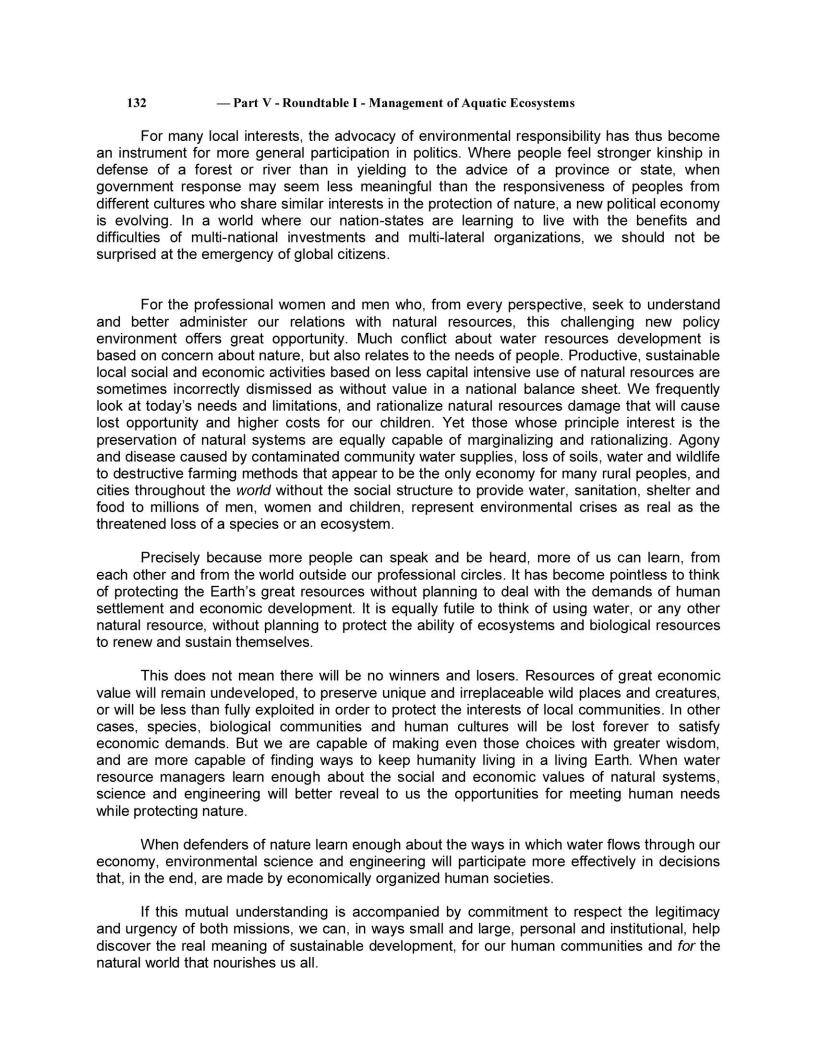
%> input picture Assignment_Statistics_Natural_Images/d5.jpg, 816 x 1056 px
$ octave --eval "plot_patch_variances;"   (GNU Octave 9; MATLAB toolbox functions it lacks are replaced by stand-ins)
%> lines starting %> are read from the running program, lines starting %| are printed output that depends on the picture
function [] = plot_patch_variances()
% This function plots the variances of the patches of the images d5 and d6
% to estimate the values of the spread of the variances

% Read the images and apply some basic edits to make them suitable for the
% purpose. And then store the sizes of the image
img1 =  imread('d5.jpg');
%> img1 is the input picture: size 1056x816x3 uint8; min 0, max 255, mean 230.5
img1 = rgb2gray(img1);
%> img1: size 1056x816 uint8
img2 = imread('d6.png');
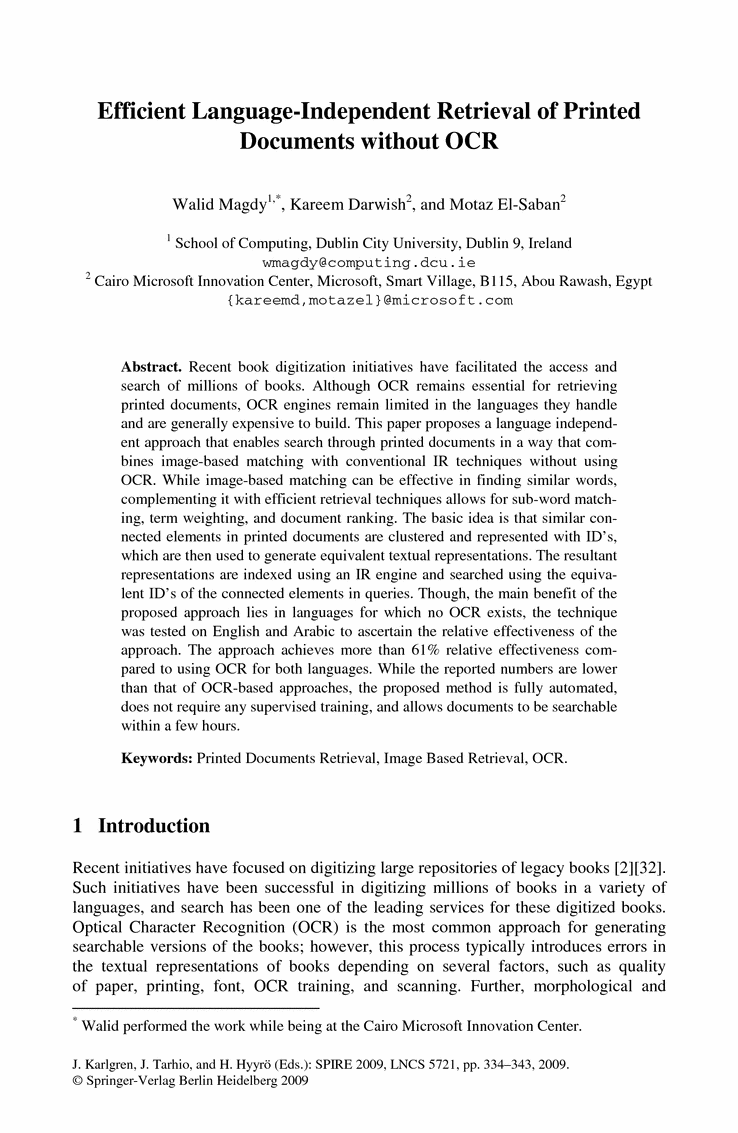
%> input picture Assignment_Statistics_Natural_Images/d6.png, 738 x 1133 px
%> img2 is the input picture: size 1133x738 uint8; min 1, max 254, mean 238.4
img2 = imresize(img2, [1136 736]);
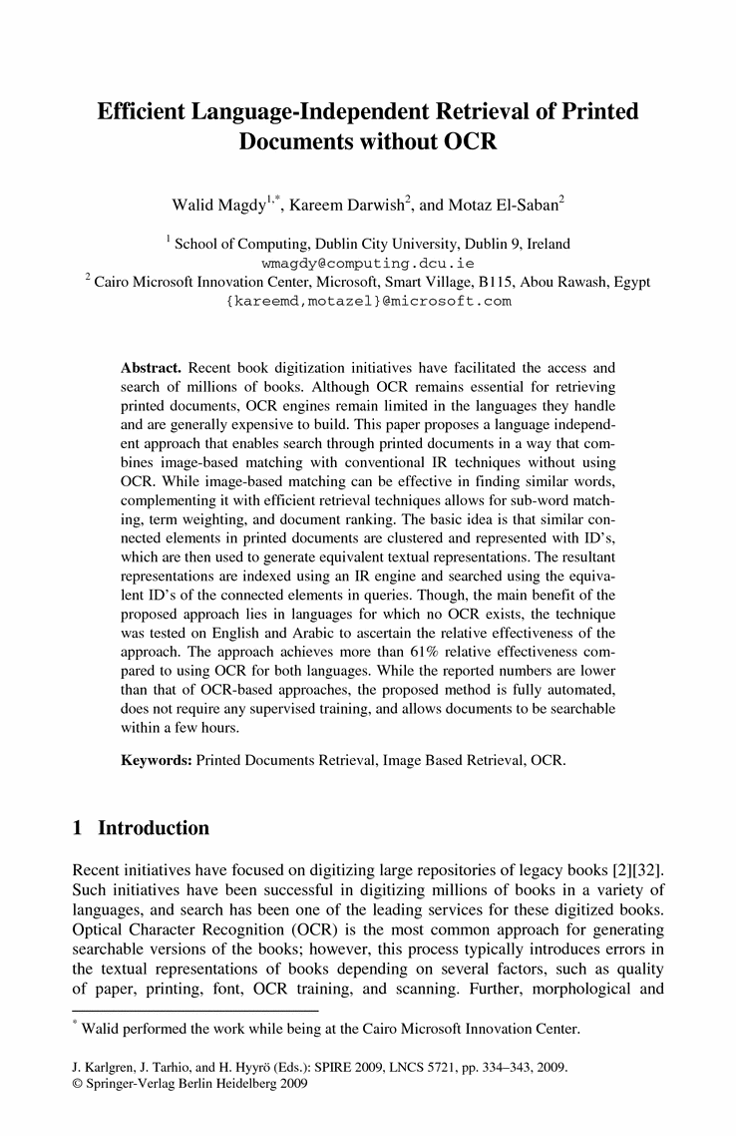
%> img2: size 1136x736 uint8; min 0, max 255, mean 238.1

[m1 n1] = size(img1);
%> m1 = 1056; n1 = 816
[m2 n2] = size(img2);
%> m2 = 1136; n2 = 736

variances = [];


% Loop over the patches of the first image to get all the patches
for i = 1:(m1/8)
    for j = 1:(n1/8)
        patch = img1(8*(i-1)+1:8*i,8*(j-1)+1:8*j);
        x = double(patch(:));
        xbar = (x - mean(x))/255;
        variances = [variances sum(xbar.^2)/63];
    end
end

% Loop over the patches of the second image to get all the patches
for i = 1:(m2/8)
    for j = 1:(n2/8)
        patch = img2(8*(i-1)+1:8*i,8*(j-1)+1:8*j);
        x = double(patch(:));
        xbar = (x - mean(x))/255;
        variances = [variances sum(xbar.^2)/63];
    end
end

% Plot the values using a histogram
hist(variances, 20);
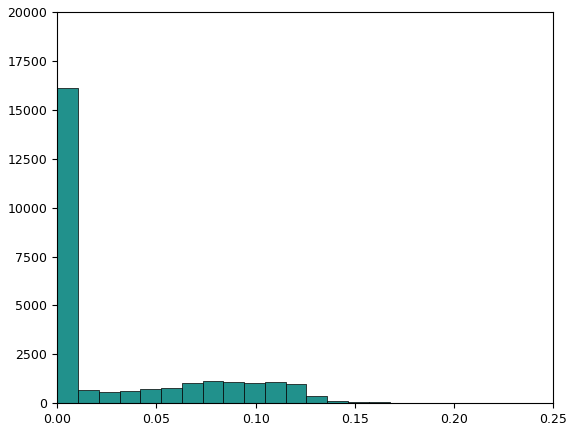
%> figure redrawn from the program's plot data; tallest bar 16130 high, from x = 6.07e-18 to 0.0105


% This function was mainly used to determine the value of b which came to
% be roughly 0.18
end
